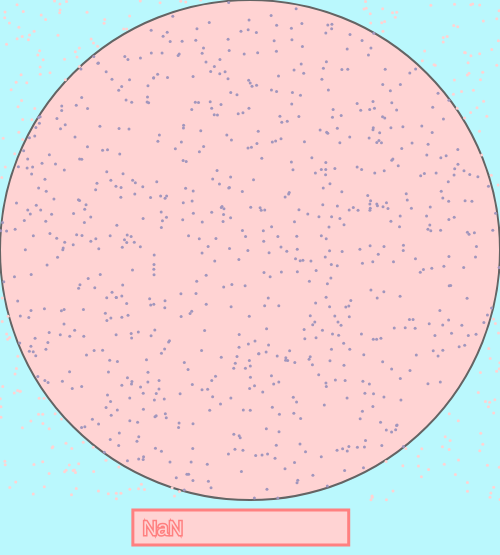
Frame 1 (no input)
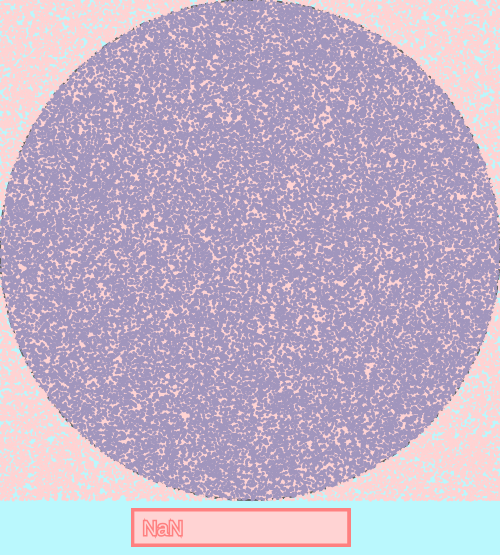
Frame 60 (no input)
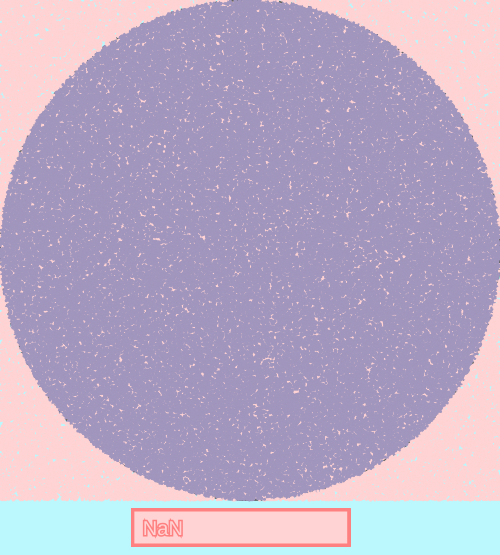
Frame 120 (the mouse pressed at the canvas centre since frame 60)

The p5.js sketch that drew these frames (run headless with seeded random() and noise() and a simulated clock; from frame 60 on, the mouse is pressed at the canvas centre):

// p5.js sketch
// ── sketch.js
var speed = 1000;
var circle = 1;
var square = 1;
var w = 500;
var h = 555;
var r = 500;

function setup() {
    createCanvas(w, h);
    background(186,248,253);
    stroke(100);
    strokeWeight(2);
    fill(255,211,211);
    ellipse(w/2, w/2, r, r);
}

function draw() {
    for(var i = 0; i < speed; i++){
        strokeWeight(3);
        var x = random(0, r);
        var y = random(0, r);
        var d = dist(w/2, w/2, x, y);
        if (d < r/2){
            stroke(161,150,189);
            circle++;
        } else {
            stroke(255,211,211);
            square++;
        }
        point(x, y);
    }
    var pai = 4 * circle/(circle + square);
    stroke(255,128,128);
    rect(2*w/7 - 10, 510, 2*w/7 + 73, 35);
    textSize(20);
    text(pai, 2*w/7, 535);
}
